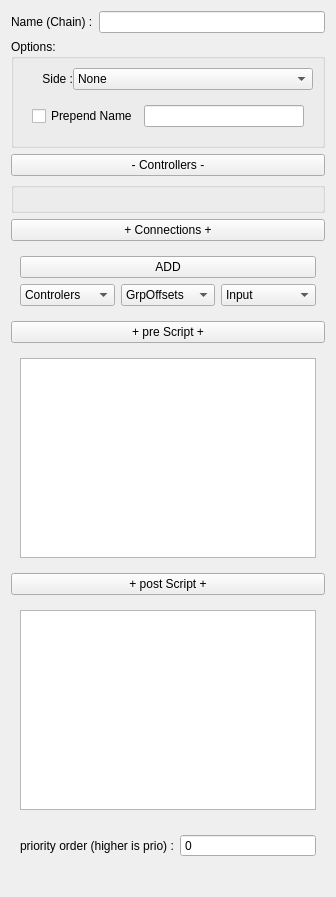
<?xml version="1.0" encoding="UTF-8"?>
<ui version="4.0">
    <class>settingsWidget_widget</class>
    <widget class="QWidget" name="settingsWidget_widget">
        <property name="geometry">
            <rect>
                <x>0</x>
                <y>0</y>
                <width>336</width>
                <height>858</height>
            </rect>
        </property>
        <property name="windowTitle">
            <string>Form</string>
        </property>
        <layout class="QVBoxLayout" name="verticalLayout">
            <item>
                <layout class="QHBoxLayout" name="horizontalLayout_2">
                    <item>
                        <widget class="QLabel" name="idLabel">
                            <property name="maximumSize">
                                <size>
                                    <width>16777215</width>
                                    <height>16777215</height>
                                </size>
                            </property>
                            <property name="text">
                                <string>Name (Chain) :</string>
                            </property>
                        </widget>
                    </item>
                    <item>
                        <widget class="QLineEdit" name="idText"/>
                    </item>
                </layout>
            </item>
            <item>
                <widget class="QGroupBox" name="options_Qgb">
                    <property name="title">
                        <string>Options:</string>
                    </property>
                    <layout class="QVBoxLayout" name="verticalLayout_2">
                        <item>
                            <widget class="QWidget" name="side_widget" native="true">
                                <layout class="QHBoxLayout" name="horizontalLayout">
                                    <property name="spacing">
                                        <number>0</number>
                                    </property>
                                    <property name="margin">
                                        <number>0</number>
                                    </property>
                                    <item>
                                        <widget class="QLabel" name="label">
                                            <property name="sizePolicy">
                                                <sizepolicy hsizetype="Preferred" vsizetype="Preferred">
                                                    <horstretch>0</horstretch>
                                                    <verstretch>0</verstretch>
                                                </sizepolicy>
                                            </property>
                                            <property name="minimumSize">
                                                <size>
                                                    <width>0</width>
                                                    <height>0</height>
                                                </size>
                                            </property>
                                            <property name="maximumSize">
                                                <size>
                                                    <width>50</width>
                                                    <height>16777215</height>
                                                </size>
                                            </property>
                                            <property name="text">
                                                <string>Side :</string>
                                            </property>
                                            <property name="alignment">
                                                <set>Qt::AlignRight|Qt::AlignTrailing|Qt::AlignVCenter</set>
                                            </property>
                                        </widget>
                                    </item>
                                    <item>
                                        <widget class="QComboBox" name="side_qcb">
                                            <item>
                                                <property name="text">
                                                    <string>None</string>
                                                </property>
                                            </item>
                                            <item>
                                                <property name="text">
                                                    <string>Left</string>
                                                </property>
                                            </item>
                                            <item>
                                                <property name="text">
                                                    <string>Right</string>
                                                </property>
                                            </item>
                                            <item>
                                                <property name="text">
                                                    <string>Center</string>
                                                </property>
                                            </item>
                                        </widget>
                                    </item>
                                </layout>
                            </widget>
                        </item>
                        <item>
                            <widget class="QWidget" name="prependName_widget" native="true">
                                <layout class="QHBoxLayout" name="horizontalLayout_3">
                                    <item>
                                        <widget class="QCheckBox" name="prependName_chbx">
                                            <property name="text">
                                                <string>Prepend Name</string>
                                            </property>
                                            <property name="checkable">
                                                <bool>true</bool>
                                            </property>
                                            <property name="checked">
                                                <bool>false</bool>
                                            </property>
                                        </widget>
                                    </item>
                                    <item>
                                        <widget class="QLineEdit" name="prependName_lineEdit"/>
                                    </item>
                                </layout>
                            </widget>
                        </item>
                    </layout>
                </widget>
            </item>
            <item>
                <widget class="QWidget" name="controlers_widget" native="true">
                    <layout class="QVBoxLayout" name="verticalLayout_3">
                        <property name="spacing">
                            <number>6</number>
                        </property>
                        <property name="margin">
                            <number>0</number>
                        </property>
                        <item>
                            <widget class="QPushButton" name="controllersCollapse_btn">
                                <property name="text">
                                    <string>- Controllers -</string>
                                </property>
                            </widget>
                        </item>
                        <item>
                            <widget class="QGroupBox" name="controlers_Qgb">
                                <property name="title">
                                    <string/>
                                </property>
                                <layout class="QVBoxLayout" name="_2">
                                    <property name="spacing">
                                        <number>0</number>
                                    </property>
                                    <property name="margin">
                                        <number>0</number>
                                    </property>
                                    <item>
                                        <layout class="QVBoxLayout" name="controlers_layout">
                                            <property name="spacing">
                                                <number>0</number>
                                            </property>
                                        </layout>
                                    </item>
                                </layout>
                            </widget>
                        </item>
                        <item>
                            <widget class="QPushButton" name="connectionsCollapse_btn">
                                <property name="text">
                                    <string>+ Connections +</string>
                                </property>
                            </widget>
                        </item>
                        <item>
                            <widget class="QWidget" name="connections_widget" native="true">
                                <layout class="QVBoxLayout" name="verticalLayout_4">
                                    <item>
                                        <layout class="QHBoxLayout" name="horizontalLayout_5">
                                            <item>
                                                <widget class="QPushButton" name="addConnectionToControlers_btn">
                                                    <property name="maximumSize">
                                                        <size>
                                                            <width>16777215</width>
                                                            <height>16777215</height>
                                                        </size>
                                                    </property>
                                                    <property name="text">
                                                        <string>ADD</string>
                                                    </property>
                                                </widget>
                                            </item>
                                        </layout>
                                    </item>
                                    <item>
                                        <layout class="QHBoxLayout" name="horizontalLayout_4">
                                            <item>
                                                <widget class="QComboBox" name="controlersList_qcb">
                                                    <item>
                                                        <property name="text">
                                                            <string>Controlers</string>
                                                        </property>
                                                    </item>
                                                </widget>
                                            </item>
                                            <item>
                                                <widget class="QComboBox" name="typeControlerList_qcb">
                                                    <item>
                                                        <property name="text">
                                                            <string>GrpOffsets</string>
                                                        </property>
                                                    </item>
                                                    <item>
                                                        <property name="text">
                                                            <string>Ctrl</string>
                                                        </property>
                                                    </item>
                                                    <item>
                                                        <property name="text">
                                                            <string>Joints</string>
                                                        </property>
                                                    </item>
                                                    <item>
                                                        <property name="text">
                                                            <string>SknJnts</string>
                                                        </property>
                                                    </item>
                                                </widget>
                                            </item>
                                            <item>
                                                <widget class="QComboBox" name="typeConnectionList_qcb">
                                                    <item>
                                                        <property name="text">
                                                            <string>Input</string>
                                                        </property>
                                                    </item>
                                                    <item>
                                                        <property name="text">
                                                            <string>Output</string>
                                                        </property>
                                                    </item>
                                                    <item>
                                                        <property name="text">
                                                            <string>Attribute</string>
                                                        </property>
                                                    </item>
                                                </widget>
                                            </item>
                                        </layout>
                                    </item>
                                    <item>
                                        <layout class="QVBoxLayout" name="addConnection_qvbl">
                                            <property name="spacing">
                                                <number>0</number>
                                            </property>
                                        </layout>
                                    </item>
                                </layout>
                            </widget>
                        </item>
                        <item>
                            <widget class="QPushButton" name="prescriptCollapse_btn">
                                <property name="text">
                                    <string>+ pre Script +</string>
                                </property>
                            </widget>
                        </item>
                        <item>
                            <widget class="QWidget" name="prescript_widget" native="true">
                                <layout class="QVBoxLayout" name="prescript_layout">
                                    <item>
                                        <widget class="QPlainTextEdit" name="prescript_txt">
                                            <property name="minimumSize">
                                                <size>
                                                    <width>0</width>
                                                    <height>200</height>
                                                </size>
                                            </property>
                                        </widget>
                                    </item>
                                </layout>
                            </widget>
                        </item>
                        <item>
                            <widget class="QPushButton" name="postscriptCollapse_btn">
                                <property name="text">
                                    <string>+ post Script +</string>
                                </property>
                            </widget>
                        </item>
                        <item>
                            <widget class="QWidget" name="postscript_widget" native="true">
                                <layout class="QVBoxLayout" name="postscript_layout">
                                    <item>
                                        <widget class="QPlainTextEdit" name="postscript_txt">
                                            <property name="minimumSize">
                                                <size>
                                                    <width>0</width>
                                                    <height>200</height>
                                                </size>
                                            </property>
                                        </widget>
                                    </item>
                                </layout>
                            </widget>
                        </item>
                    </layout>
                </widget>
            </item>
            <item>
                <widget class="QWidget" name="priorityOrder_widget" native="true">
                    <layout class="QHBoxLayout" name="horizontalLayout_6">
                        <item>
                            <widget class="QLabel" name="label_2">
                                <property name="text">
                                    <string>priority order (higher is prio) :</string>
                                </property>
                            </widget>
                        </item>
                        <item>
                            <widget class="QSpinBox" name="priorityOrder_spinbox">
                                <property name="sizePolicy">
                                    <sizepolicy hsizetype="Expanding" vsizetype="Fixed">
                                        <horstretch>0</horstretch>
                                        <verstretch>0</verstretch>
                                    </sizepolicy>
                                </property>
                                <property name="buttonSymbols">
                                    <enum>QAbstractSpinBox::NoButtons</enum>
                                </property>
                            </widget>
                        </item>
                    </layout>
                </widget>
            </item>
            <item>
                <widget class="QLabel" name="placeHolder_txt">
                    <property name="sizePolicy">
                        <sizepolicy hsizetype="Preferred" vsizetype="Preferred">
                            <horstretch>0</horstretch>
                            <verstretch>1</verstretch>
                        </sizepolicy>
                    </property>
                    <property name="text">
                        <string/>
                    </property>
                </widget>
            </item>
        </layout>
    </widget>
    <resources/>
    <connections/>
</ui>
